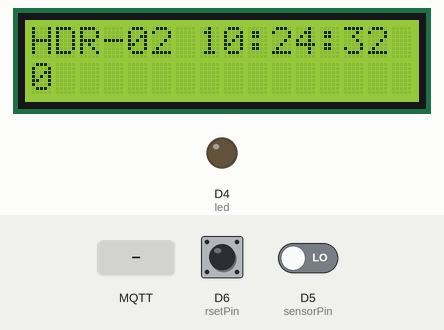
Simulated run of this sketch. Board: ESP8266 (NodeMCU). Shown: 16×2 character LCD, output pins drawn as LEDs (lit = HIGH). The test bench sets the inputs (shaded band); at power-on: D5 (sensorPin) LOW, D6 (rsetPin) LOW. WiFi joins after 1.5 s; servers stay silent unless stated; network time is answered at once with the bench clock; the local clock reads 2024-03-15 10:24:30 at power-on unless the sketch sets it; random numbers use the default seed unless the sketch sets one; no MQTT or app messages arrive unless stated; what the sketch prints to the serial monitor is not drawn.

Above: at 2.8 s.
2.9 s: D5 (sensorPin) driven HIGH
4.4 s: D5 (sensorPin) driven LOW
At 5.7 s:
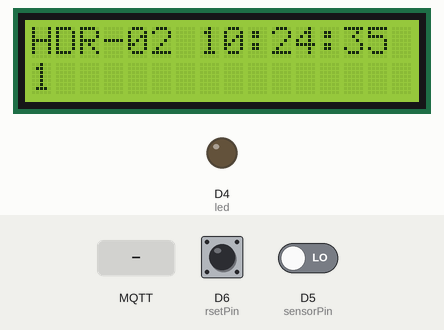
5.9 s: MQTT message "1" arrives on the first subscribed topic
At 6.8 s:
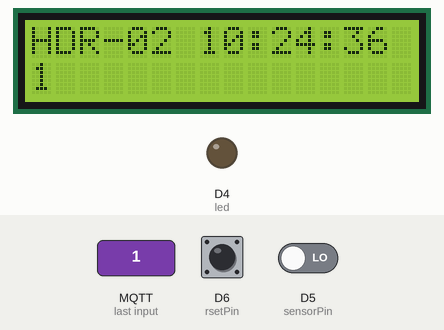
7.5 s: MQTT message "on" arrives on the first subscribed topic
9.5 s: MQTT message "off" arrives on the first subscribed topic
Timing chart, 0 to 12.5 s (numbered marks = the images above; inputs shaded):
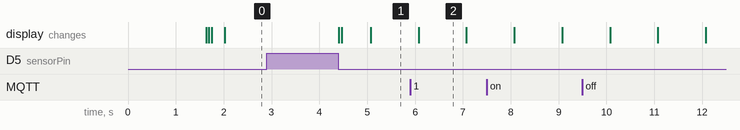

The sketch:

mqtt_connectionfinalproject.ino
```cpp
#ifdef ESP8266
 #include <ESP8266WiFi.h>
 #else
 #include <WiFi.h>
#endif

//#include "DHTesp.h"
#include <ArduinoJson.h>
#include<SPI.h>
#include<Wire.h>
#include <PubSubClient.h>
#include <WiFiClientSecure.h>
#include <Adafruit_GFX.h>
#include <Adafruit_SSD1306.h>
#include <LiquidCrystal_I2C.h>
#include <NTPClient.h>
#include <WiFiUdp.h>
//#include<time.h>

#define SCREEN_WIDTH 128 // OLED display width, in pixels
#define SCREEN_HEIGHT 64 // OLED display height, in pixels

// Declaration for an SSD1306 display connected to I2C (SDA, SCL pins)
Adafruit_SSD1306 display(SCREEN_WIDTH, SCREEN_HEIGHT, &Wire, -1);
//#define DHTpin 2   //Set DHT pin as GPIO2
//DHTesp dht;

/**** LED Settings *******/
WiFiUDP ntpUDP;
NTPClient timeClient(ntpUDP, "pool.ntp.org");
const int led = LED_BUILTIN;
const long utcOffsetInSeconds = 19800; // UTC offset for Indian Standard Time (IST) in seconds (5 hours + 30 minutes)
//Set LED pin as GPIO5
/****** WiFi Connection Details *******/
const char* ssid = "PMP";
const char* password = "pmp@12345";
unsigned int globalCount;
unsigned int count;
bool publishMessageToMqtt = false;
int sensorPin = D5;
String machineSiteId = "HDR-02";
const char* machineTopic = "PMP_data_HDR-02";
int rsetPin=D6;
const unsigned long interval = 60000;  // 1 minute in milliseconds
unsigned long lastMinuteMillis = 0; // Time of the last minute
int count1=0;
int i=0;
int lastResetHour1 = -1; // Store the last reset hour for the first shift
int lastResetHour2 = -1; // Store the last reset hour for the second shift

// Define the hours at which you want to reset the counter (in 24-hour format)
const int resetHour1 = 9;  // Reset at 9:00 AM
const int resetHour2 = 10.40; // Reset at 8:00 PM
LiquidCrystal_I2C lcd(0x27,16,2);  // set the LCD address to 0x27 for a 16 chars and 2 line display
/******* MQTT Broker Connection Details *******/
const char* mqtt_server = " d08900cfdef5463098201f44a1532917.s2.eu.hivemq.cloud";
const char* mqtt_username = "ankit";
const char* mqtt_password = "Ankit@123";
const int mqtt_port =8883;
WiFiClientSecure espClient;

/**** MQTT Client Initialisation Using WiFi Connection *****/
PubSubClient client(espClient);

unsigned long lastMsg = 0;
#define MSG_BUFFER_SIZE (50)
char msg[MSG_BUFFER_SIZE];
static const char *root_ca PROGMEM = R"EOF(

-----BEGIN CERTIFICATE-----
MIIFnjCCA4YCCQDm7/FV5GARXjANBgkqhkiG9w0BAQ0FADCBqTELMAkGA1UEBhMC
REUxEDAOBgNVBAgMB0JhdmFyaWExETAPBgNVBAcMCEVybGFuZ2VuMRcwFQYDVQQK
DA5Tb2Z0YmxhZGUgR21iSDEZMBcGA1UECwwQd3d3LnNvZnRibGFkZS5kZTEcMBoG
A1UEAwwTU29mdGJsYWRlIFJvb3QgQ0EgMTEjMCEGCSqGSIb3DQEJARYUY29udGFj
dEBzb2Z0YmxhZGUuZGUwHhcNMjMxMjIwMTkxNjE5WhcNMjQwNDE4MTkxNjE5WjB4
MQswCQYDVQQGEwJERTEMMAoGA1UECAwDTlJXMREwDwYDVQQHDAhFcmxhbmdlbjES
MBAGA1UECgwJU29mdGJsYWRlMRIwEAYDVQQDDAlTb2Z0YmxhZGUxIDAeBgkqhkiG
9w0BCQEWEW5pa29Ac29mdGJsYWRlLmRlMIICIjANBgkqhkiG9w0BAQEFAAOCAg8A
MIICCgKCAgEAqUE9p71j0zzCIQJlacOrA/k7EvNO98jdVUS77opS2ONUg6mwWZ8H
QJrJbce00xN8RPTPfKG4gmpWYY9JEIl9U4baYGAjMALiEaInxODZ8TF1IqyKdmyL
9Q7t+Fd+goGZy1rZUeLDxU40OXZ0okJu1vc5lrXkVDQtscPeEvB/HORsV9+9LM0v
hUIx+S+SmF0CCh/oNWlmIW5lL0kViD49YC8jaULLzEgljh4rV3rQwKp40MBmFJkt
E3eMa3vfjHwDTlsTY84gLhAY5gYPzlTJPCXFrMlmiSGc5/tl3TTyT1+TJAEP3pGJ
ktRbEmlQi5FwOaGgSfbUj+5Sq1t+ZLp0stmB2wYh0izN/zklTB9FJMN93o/dbqVm
TS4ygxiUD3wuxL/yQryMoSHkPgZQfEEd4fHc22eetCrBwJRgs4wP528WfZ/Kup8o
SpAXexJlptFfiLY00XzXNxDWfzwEKBbJ5JUnNRIvzZ2Pul1ZYZ+/FKjjLUG7hmBW
nkkmUcu3758bbCRccwqiIlLcQrzx48TnOkiIpEoIEPKpBFkwpURLYMyrMfK9CSFO
l28/xYqf7WNdywABCmqCIiQIyvoIHDvYF3HR3fcEJ/4kqAA+Zt0A6X3uK2Bvsr9h
LuwaZnKPC2r3ghvqKIvTzvztj7isL4RRTrkf/0hZ/Xg5MIxsZCsRZ3cCAwEAATAN
BgkqhkiG9w0BAQ0FAAOCAgEAyOS0FlPaefn8jzytyxl45DR2gKz9jvqAVD8X+IzN
Z7aHtAmf5wPG9Jzb/WpJLOLfAnRPat+W7/SvAUOoMSXbiqN0s7o34nLMYne6Fumd
XHoRvo3B2s18IC1mpoz1KFgWNKtd8bI3aZTbXOL9ch+6b/MxFROp7msjFxZ5sFcC
LiFZmmgG6vwmRdf+Wml9tGRcOKaSM7TvftJQjCyyE1EvefFkStK1Ss7ArZxuqyvA
XMBcna4vnW/1ibezOxcbXEpmq+DbisoJtXTnNubdfQ2QN8V9irZgDflcyIqZ+ZHu
2qsV4whGeQXoHdU0DojmD2NCVjtDna0xpo8bKotov60CLZ50NqBwx4Y9Oq6C4/9P
4zWrIf0MzlEO6zXogdlBAiLU3maHb1cvoDnJG4vIztOXl2kTfVMnzA27YT5jLOLw
5H0R9tfXEOnxy87ZCI9V0YMnO9p6ix1Zdp0x8otS6cOFgG4S7wI98HzRO2aeH9ut
hc7+zY+RLJDrAF6CCPt6K9mFza8bSgP9wzdWdl3cmIzhWpUYExQy8e7RtAxHLn5b
4rmI769UxEEBsxl+M3YyixMsIfNuKoQZTuyRz5vmMK7edbf0UUlaLv6Cp0q5aB7E
5llnjp/lo+f0sBxosZkJ9csId4wwRrKnqlMiDxQiI0OYqHJEcTRLJRfxYbunVxVP
ekU=
-----END CERTIFICATE-----
)EOF";
void setup_wifi() {
  delay(10);
  Serial.print("\nConnecting to ");
  Serial.println(ssid);

  WiFi.mode(WIFI_STA);
  WiFi.begin(ssid, password);

  while (WiFi.status() != WL_CONNECTED) {
    delay(500);
    Serial.print(".");
  }
  randomSeed(micros());
  Serial.println("\nWiFi connected\nIP address: ");
  Serial.println(WiFi.localIP());
}
void reconnect() {
  // Loop until we're reconnected
  while (!client.connected()) {
    Serial.print("Attempting MQTT connection...");
    String clientId = "ESP8266Client-";   // Create a random client ID
    clientId += String(random(0xffff), HEX);
    // Attempt to connect
    if (client.connect(clientId.c_str(), mqtt_username, mqtt_password)) {
      Serial.println("connected");

      client.subscribe("led_state");   // subscribe the topics here

    } else {
      Serial.print("failed, rc=");
      Serial.print(client.state());
      Serial.println(" try again in 5 seconds");   // Wait 5 seconds before retrying
      delay(5000);
    }
  }
}
void callback(char* topic, byte* payload, unsigned int length) {
  String incommingMessage = "";
  for (int i = 0; i < length; i++) incommingMessage+=(char)payload[i];

  Serial.println("Message arrived ["+String(topic)+"]"+incommingMessage);

  //--- check the incomming message
//    if( strcmp(topic,"led_state") == 0){
//     if (incommingMessage.equals("1")) digitalWrite(led, HIGH);   // Turn the LED on
//     else digitalWrite(led, LOW);  // Turn the LED off
//  }
  DynamicJsonDocument doc(1024);
  deserializeJson(doc, incommingMessage);
  String siteId = doc["siteId"];
  int count = doc["count"];

  // Use the extracted count value in your code
  if(machineSiteId==siteId){
    Serial.println("Count: " + String(count));
    globalCount = count;
  }
}
void publishMessage(const char* topic, String payload , boolean retained){
  if (client.publish(topic, payload.c_str(), true))
      Serial.println("Message publised ["+String(topic)+"]: "+payload);
}
void setup() {

  pinMode(led, OUTPUT); //set up LED
  Serial.begin(115200);
  while (!Serial) delay(1);
  setup_wifi();

  #ifdef ESP8266
    espClient.setInsecure();
  #else
    espClient.setCACert(root_ca);      // enable this line and the the "certificate" code for secure connection
  #endif

  client.setServer(mqtt_server, mqtt_port);
  reconnect();

  timeClient.begin();
  timeClient.setTimeOffset(utcOffsetInSeconds);
  client.setCallback(callback);
  client.subscribe(machineTopic);
  lcd.init();                      // initialize the lcd
  // Print a message to the LCD.
  lcd.backlight();
  lcd.setCursor(0,0);
  lcd.print(machineSiteId);

}
void loop() {
   timeClient.update();

 // Get current day
  int currentDay = timeClient.getDay();
  // Get current hour
  int currentHour = timeClient.getHours();

  unsigned long epochTime = timeClient.getEpochTime();
  String formattedTime = timeClient.getFormattedTime();


  Serial.println("Epoch Time: " + String(epochTime));
  Serial.println("Formatted Time: " + formattedTime + "\n");

  lcd.setCursor(0,0);
  lcd.print(machineSiteId);
   lcd.setCursor(7,0);
  lcd.print(formattedTime);
  ;


  // Use the real-time information for your tasks here

  //delay(1000);

  int sensorValue = digitalRead(sensorPin);
  int rset=digitalRead(rsetPin);
    // Check if a client has connected
  // WiFiClient client = server.available();
      if (!client.connected()) reconnect(); // check if client is connected

  client.loop();


if(count==0)
    count=globalCount;


  if (currentHour == resetHour1 && currentHour != lastResetHour1) {
    count = 0;
    globalCount=0;// Reset the counter to zero
    lcd.clear();
    lastResetHour1 = currentHour; // Update the last reset hour for the first shift
    Serial.println("Counter reset to zero for the first shift.");
  }

  // Check if it's time to reset the counter for the second shift
  if (currentHour == resetHour2 && currentHour != lastResetHour2) {
    count = 0;
    globalCount=0;// Reset the counter to zero
    lcd.clear();
    lastResetHour2 = currentHour; // Update the last reset hour for the second shift
    Serial.println("Counter reset to zero for the second shift.");
  }

    if(sensorValue==HIGH)
 {
  if(count==1)
  count=globalCount+1;
   count++;
   count1++;
    client.loop();
     // Check if a minute has passed
  if (millis() - lastMinuteMillis >= interval) {
    // Calculate events per minute
    float eventsPerMinute = count1 / ((millis() - lastMinuteMillis) / 60000.0);
    lcd.setCursor(12,3);
    lcd.print("F");
    lcd.setCursor(13,3);
    lcd.print(count1);

    // Reset event count and update last minute time
    count1 = 0;
    lastMinuteMillis = millis();

  }
  // if(count==1)
  //  count=globalCount+count;
  publishMessageToMqtt = true;
   Serial.println(count);


   again:
  while(sensorValue==HIGH) {
    //if(count==1)
    //count=globalCount+count;
    sensorValue = digitalRead(sensorPin);
    if(sensorValue==LOW)
        break;
    else
    {
    if (currentHour == resetHour1 && currentHour != lastResetHour1) {
    count = 0;
    globalCount=0;// Reset the counter to zero
    lcd.clear();
    lastResetHour1 = currentHour; // Update the last reset hour for the first shift
    Serial.println("Counter reset to zero for the first shift.");
  }

  // Check if it's time to reset the counter for the second shift
  if (currentHour == resetHour2 && currentHour != lastResetHour2) {
    count = 0;
    globalCount=0;// Reset the counter to zero
    lcd.clear();
    lastResetHour2 = currentHour; // Update the last reset hour for the second shift
    Serial.println("Counter reset to zero for the second shift.");
  }

  }delay(5);

      goto again;
    }
  }


 lcd.setCursor(0,3);
 lcd.print(count);
//    Serial.print("MACHINE 100 count = "); Serial.println(count);

 if(count!=0 && count%10==0 && publishMessageToMqtt)
{


 DynamicJsonDocument doc(1024);

  doc["deviceId"] = "nodemcu";
  doc["siteId"] = machineSiteId;
  doc["count"] = count;
  doc["publishedTime"] = epochTime;
  Serial.print(epochTime);

  char mqtt_message[400];
  serializeJson(doc, mqtt_message);

  publishMessage(machineTopic, mqtt_message, true);
  publishMessageToMqtt=false;
//  i=0;
}

//i++;
  delay(50);

}
```

Measured:
- after the input at 2.9 s, every drawn part: stays the same
- after the input at 4.4 s, the display: first changes at once (image 1 shows a later state)
- what the display in image 2 shows lasts 1.0 s, from 6.1 s to 7.1 s
